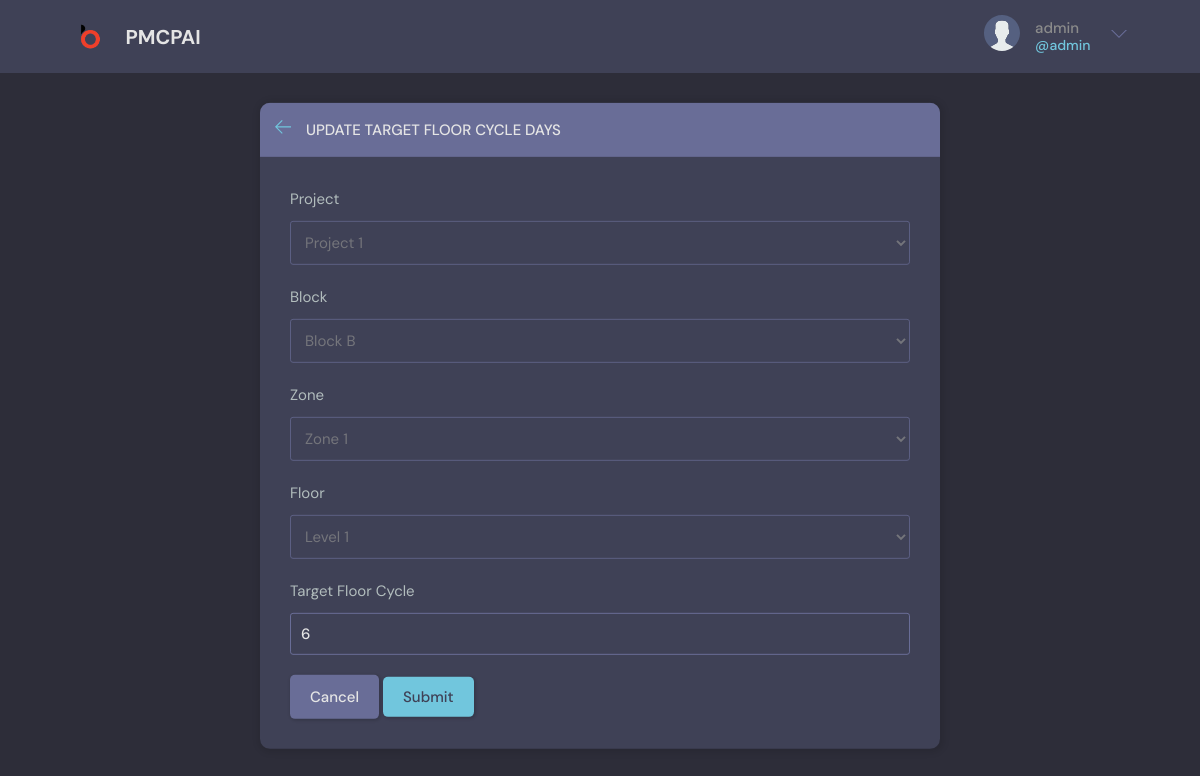
Page /update-targetfloor/25/ (signed in) on the earlier database version.
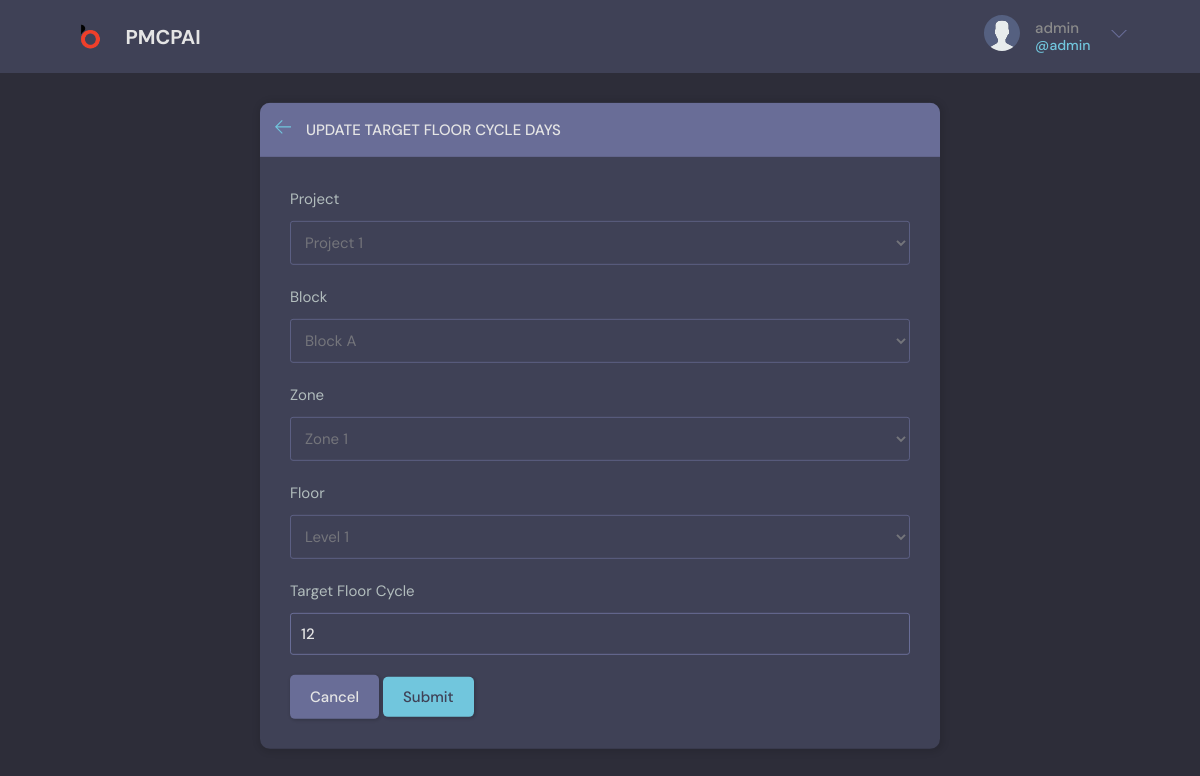
Same page on the later database version.
### base/models.py (models this page shows, shortened)
class TargetFloor(models.Model):
    project = models.ForeignKey(
        Project, related_name='targetfloors', on_delete=models.CASCADE)
    block = models.ForeignKey(Block, on_delete=models.CASCADE)
    zone = models.ForeignKey(Zone, on_delete=models.CASCADE)
    floor = models.ForeignKey(Floor, on_delete=models.CASCADE)
    target_due_date = models.DateField()
    target_progress_percentage = models.PositiveIntegerField(default=0)
    target_floor_cycle = models.PositiveIntegerField(default=1)
    updated = models.DateTimeField(auto_now=True)
    created = models.DateTimeField(auto_now_add=True)
    class Meta:
        ordering = ['floor__pk', '-updated', '-created']

### base/views.py (the view, shortened to what this page needs)
@login_required(login_url='login')
def updateTargetFloor(request, pk):
    page = 'update_targetfloor'
    targetfloor = TargetFloor.objects.get(id=pk)
    projects = Project.objects.get(id=targetfloor.project.pk)
    blocks = projects.projectblocks.filter(id=targetfloor.block.pk)
    zones = projects.projectzones.filter(id=targetfloor.zone.pk)
    floors = projects.projectfloors.all()
    form = UpdateTargetFloorForm(instance=targetfloor)
    context = {'form': form, 'targetfloor': targetfloor, 'page': page}
    return render(request, 'base/targetfloor_form.html', context)

### base/forms.py
class UpdateTargetFloorForm(ModelForm):
    class Meta:
        model = TargetFloor
        fields = '__all__'
        exclude = ("target_due_date", "target_progress_percentage",)
    def __init__(self, *args, **kwargs):
        super().__init__(*args, **kwargs)
        self.fields["project"].disabled = True
        self.fields["block"].disabled = True
        self.fields["zone"].disabled = True
        self.fields["floor"].disabled = True

### base/models.py (called while the page is built)
    def __str__(self):
        return self.project_name

    def __str__(self):
        return (self.block_name)

    def __str__(self):
        return (self.zone_name)

    def __str__(self):
        return (self.floor_name)

### base/templates/base/targetfloor_form.html (shortened to what this page needs)
{% extends 'main.html' %}
{% block content %}
<main class="update-account layout">
    <div class="container">
        <div class="layout__box">
            <div class="layout__boxHeader">
                <div class="layout__boxTitle">
                    <a href="{{request.META.HTTP_REFERER}}">
                        <svg version="1.1" xmlns="http://www.w3.org/2000/svg" width="32" height="32"
                            viewBox="0 0 32 32">
                            <title>arrow-left</title>
                            <path
                                d="M13.723 2.286l-13.723 13.714 13.719 13.714 1.616-1.611-10.96-10.96h27.625v-2.286h-27.625l10.965-10.965-1.616-1.607z">
                            </path>
                        </svg>
                    </a>
                    <h3>Update Target Floor Cycle Days</h3>
                </div>
            </div>
            <div class="layout__body">
                {% if page == 'update_targetfloor' %}
                <form method="POST" id="targetFloorForm" action="" blocks-url="{% url 'load-blocks' %}"
                    zones-url="{% url 'load-zones' %}" floors-url="{% url 'load-floors' %}">
                    <div class="form__group">
                        <label for="room_name">Project</label>
                        {{form.project}}
                    </div>
                    <div class="form__group">
                        <label for="room_name">Block</label>
                        {{form.block}}
                    </div>
                    <div class="form__group">
                        <label for="room_name">Zone</label>
                        {{form.zone}}
                    </div>
                    <div class="form__group">
                        <label for="room_name">Floor</label>
                        {{form.floor}}
                    </div>
                    <div class="form__group">
                        <label for="room_name">Target Floor Cycle</label>
                        {{form.target_floor_cycle}}
                    </div>
                    <a class="btn btn--dark" href="{{request.META.HTTP_REFERER}}">Cancel</a>
                    <button class="btn btn--main" type="submit">Submit</button>
                </form>
                {% endif %}
            </div>
        </div>
    </div>
</main>
{% endblock %}

### templates/main.html (shortened to what this page needs)
<!DOCTYPE html>
{% load static %}
<html lang="en">
<head>
    <link rel="stylesheet" href="{% static 'styles/style.css' %}" />
</head>
{% include 'navbar.html' %}
<body>
    {% block content %}
    {% endblock %}
</body>
</html>

### templates/navbar.html (shortened to what this page needs)
{% load static %}
<header class="header header--loggedIn">
    <div class="container">
        <a href="{% url 'home' %}" class="header__logo">
            <img src="{% static 'images/logo.png' %}" />
            <h1>PMCPAI&nbsp;&nbsp;&nbsp;&nbsp;&nbsp;&nbsp;&nbsp;</h1>
        </a>
        {% url 'home' as home %}
        <nav class="header__menu">
            {% if request.user.is_authenticated %}
            <div class="header__user">
                <a href="#">
                    <div>
                        <img src="{% static 'images/avatar.svg' %}" />
                    </div>
                    <p>{{request.user.username}} <span>@{{request.user.username}}</span></p>
                </a>
                <button class="dropdown-button">
                    <svg version="1.1" xmlns="http://www.w3.org/2000/svg" width="32" height="32" viewBox="0 0 32 32">
                        <title>chevron-down</title>
                        <path d="M16 21l-13-13h-3l16 16 16-16h-3l-13 13z"></path>
                    </svg>
                </button>
            </div>
            {% else %}
            <a href="{% url 'login' %}">
                <img src="{% static 'images/avatar.svg' %}" />
                <p>Login</p>
            </a>
            {% endif %}
        </nav>
    </div>
</header>

### static/styles/style.css (style rules this page uses)
:root { --color-main: #71c6dd; --color-main-light: #e1f6fb; --color-dark: #3f4156; --color-dark-medium: #51546e; --color-dark-light: #696d97; --color-light: #e5e5e5; --color-gray: #8b8b8b; --color-light-gray: #b2bdbd; --color-bg: #2d2d39; --color-success: #5dd693; --color-error: #fc4b0b; }
* { font-family: "DM Sans", -apple-system, BlinkMacSystemFont, "Segoe UI", Roboto, Oxygen, Ubuntu, Cantarell, "Open Sans", "Helvetica Neue", sans-serif; margin: 0; padding: 0; box-sizing: border-box; text-rendering: optimizeLegibility; font-size: inherit; }
html { font-size: 56.25%; }
@media only screen and (min-width: 1200px) { html { font-size: 62.5%; } }
body { line-height: 1.6; font-weight: 400; font-size: 1.5rem; color: var(--color-light-gray); background-color: var(--color-bg); min-height: 100vh; }
img { width: 100%; }
a { display: inline-block; color: var(--color-main); text-decoration: none; }
.container { max-width: 120rem; width: 90%; margin: auto; }
.btn { background-color: transparent; border: none; display: inline-flex; align-items: center; gap: 1rem; cursor: pointer; transition: all ease-in-out 0.3s; padding: 1rem 2rem; border-radius: 5px; box-shadow: 1px 1px 3px 1px rgba(0, 0, 0, 0.15); font-weight: 500; }
.btn--main { background-color: var(--color-main); color: var(--color-dark); }
.btn--dark { background-color: var(--color-dark-light); color: var(--color-light); }
.header { padding: 1.5rem; background-color: var(--color-dark); }
.header>.container { display: flex; gap: 9.5rem; }
.header__logo, .header__user { display: flex; gap: 2rem; align-items: center; }
.header__logo>img { height: 3.2rem; width: 3.2rem; }
.header__logo>h1 { font-weight: 700; font-size: 2rem; color: var(--color-light); }
.header__menu { margin-left: auto; position: relative; }
.header__menu a { display: flex; gap: 1.5rem; align-items: center; font-weight: 500; text-decoration: none; color: var(--color-gray); }
.header__menu img { height: 3.6rem; }
.header__menu p { line-height: 1.2; }
.header__menu span { color: var(--color-main); font-weight: 500; font-size: 1.4rem; display: block; }
.header__menu svg { width: 1.6rem; height: 1.6rem; fill: var(--color-dark-light); }
.dropdown-button { background: transparent; border: 0; outline: 0; cursor: pointer; }
.layout { margin-top: 2.4rem; }
.layout>.container { display: flex; justify-content: space-between; align-items: flex-start; }
.layout__box { width: 90%; max-width: 48rem; min-height: 40rem; position: absolute; top: 50%; left: 50%; transform: translate(-50%, -46%); background-color: var(--color-dark); border-radius: 1rem; box-shadow: 1px 1px 6px 3px rgba(0, 0, 0, 0.1); overflow: hidden; }
.layout__boxHeader { display: flex; padding: 1.5rem; background-color: var(--color-dark-light); }
.layout__boxTitle { display: flex; gap: 1.5rem; align-items: center; }
.layout__boxTitle h3 { text-transform: uppercase; font-weight: 500; color: var(--color-light); }
.layout__boxTitle svg { width: 1.6rem; height: 1.6rem; fill: var(--color-main); }
.layout__body { margin: 3rem; }
.form__group { margin-bottom: 2rem; width: 100%; }
.form__group label { display: block; font-size: 1.5rem; margin-bottom: 1rem; }
.form__group input, .form__group textarea, .form__group select { background: transparent; border: 1px solid var(--color-dark-light); padding: 1rem; border-radius: 3px; width: 100%; color: var(--color-light); font-weight: 500; outline: none; }
.form__group select { color: var(--color-gray); font-weight: 400; }
.form__group select option { background-color: var(--color-dark-light); color: var(--color-light); padding: 0 10rem; }
.update-account.layout .layout__box { max-width: 68rem; }

Differences in the rows shown:
changed TargetFloor "Project 1": block "Block B" → "Block A"; target_floor_cycle "6" → "12"
